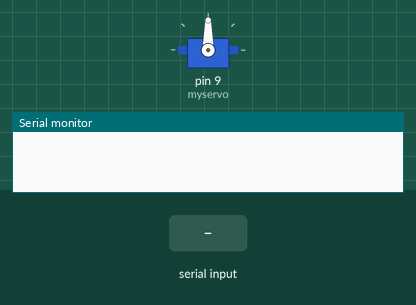
This sketch was run on a simulated Arduino Uno, built with avr-gcc and run on an emulated ATmega328P. On the bench: servo, the last lines printed to the serial monitor. Inputs (shaded band) come from the test bench.

Above: at 1.2 s.
1.3 s: "90,45\n" received over Serial
At 2.4 s:
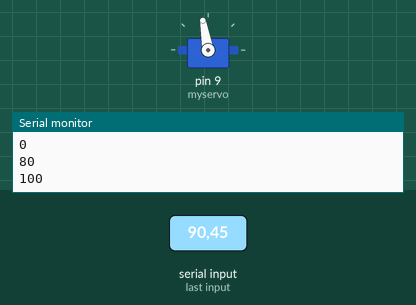
2.8 s: "30,150\n" received over Serial
At 3.5 s:
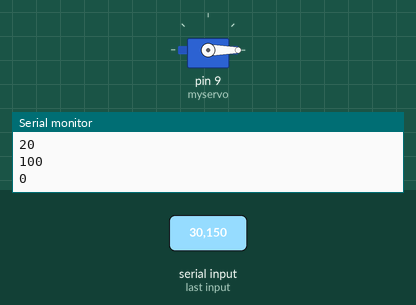
4.3 s: "200\n" received over Serial
5.8 s: "5\n" received over Serial
At 7.0 s:
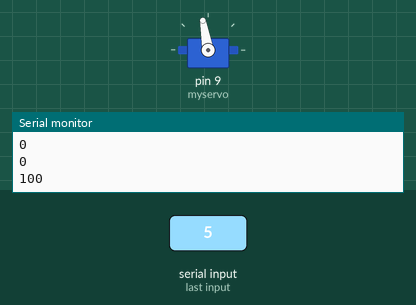
7.3 s: "90\n" received over Serial
At 8.1 s:
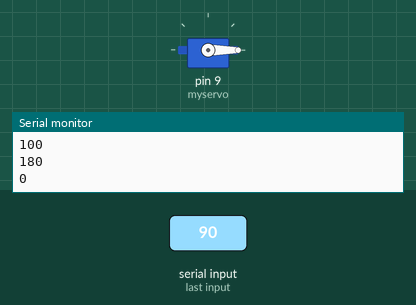
Timing chart, 0 to 9.8 s (numbered marks = the images above; inputs shaded):
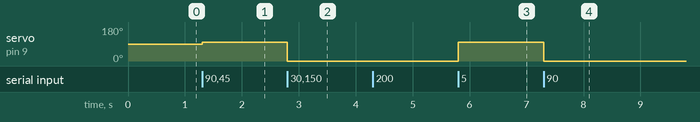

Measured:
- after the input at 1.3 s, servo on pin 9 (myservo): 90° → 100° at once
- after the input at 2.8 s, servo on pin 9 (myservo): 100° → 0° at once
- after the input at 5.8 s, servo on pin 9 (myservo): 0° → 100° at once
- after the input at 7.3 s, servo on pin 9 (myservo): 100° → 0° at once

The sketch:

lo_servo.ino
```cpp
#include <Servo.h>

Servo myservo;

void setup() {
  Serial.begin(115200);
  myservo.attach(9);
}

void loop() {
  if(Serial.available()){
      char c = Serial.read();
      if('0' <= c && c <= '9'){
        int val = (c - '0') * 20;
        myservo.write(val);
        Serial.println(val);
      }
  }
}
```
